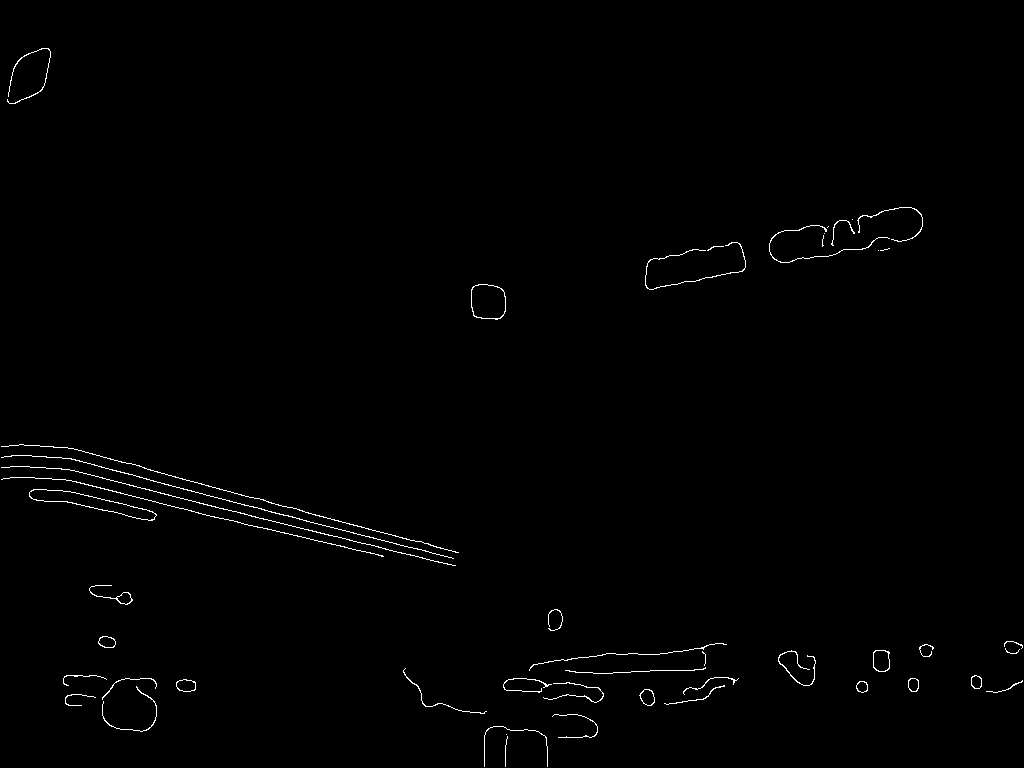
#> input picture data/test_edge.png, 1024 x 768 px
$ python spark.py
#> lines starting #> are read from the running program, lines starting #| are printed output that depends on the picture; after the words box and inside, x2 and y2 are one past the last pixel; in counts of white or black regions, pixels touching at a corner belong together
import numpy as np
import pdb
import math

from settings import sample_points, spark_params

from skimage.io import imread
from skimage.color import gray2rgb
from scipy.spatial.distance import cdist


def plot_feature_points(patch, points, patch_centre):
    patch2 = gray2rgb(patch)
    patch2[points[:, 0], points[:, 1], :] = (0, 255, 0)
    patch2[patch_centre[0], patch_centre[1], :] = (255, 0, 0)
    plt.figure()
    plt.subplot(1, 2, 1)
    plt.imshow(patch, cmap='gray')
    plt.subplot(1, 2, 2)
    plt.imshow(patch2)
    plt.show()


def gen_spark_descriptors(img, points, nbins_r, nbins_theta, window_size):
    if len(np.unique(img)) == 1:
        return []
    bins_r = np.linspace(0, window_size*np.sqrt(2)/2, nbins_r)
    bins_theta = np.linspace(-np.pi, np.pi, nbins_theta)
    descriptor = []

    for i, point in enumerate(points):
        pt_hist = np.zeros((len(bins_r), len(bins_theta)))

        xlow = max(0, point[0]-window_size//2)
        xhigh = min(img.shape[0], point[0]+window_size//2)
        ylow = max(0, point[1]-window_size//2)
        yhigh = min(img.shape[1], point[1]+window_size//2)
        img[point[0], point[1]] = 2
        patch = img[xlow: xhigh, ylow:yhigh]
        patch_centre = (patch == 2).nonzero()
        patch_centre = (patch_centre[0][0], patch_centre[1][0])
        img[point[0], point[1]] = 0
        if np.count_nonzero(patch == 255) == 0:
            continue
        sketch_points = (patch == 255).nonzero()
        sketch_points = np.array(sketch_points).transpose()

        # bin directions to get better results.
        if sketch_points.shape[0] > 1:
            theta_array = cdist(np.array([patch_centre]), sketch_points, lambda u, v: math.atan2((v[1] - u[1]), (v[0] - u[0])))
            direction_bins = np.arange(theta_array.min(), theta_array.max(), 0.05)
            direction_array = []

            if theta_array.min() == theta_array.max():
                direction_array = theta_array
            else:
                for each in theta_array[0]:
                    dbin = (each >= direction_bins).nonzero()[0][-1]
                    direction_array.append(direction_bins[dbin])

            # get first feature line points in every direction.
            direction_array = np.array(direction_array)
            unique_directions = np.unique(direction_array)

            # t_points = []
            for direction in unique_directions:
                pos = (direction_array == direction).nonzero()[0]
                dpoints = sketch_points[pos]
                darray = cdist(np.array([patch_centre]), dpoints)
                # t_points.append(sketch_points[pos[darray.argmin()]])
                bin_r = (bins_r <= darray[0, darray.argmin()]).nonzero()[0][-1]
                bin_theta = (bins_theta <= direction).nonzero()[0][-1]
                pt_hist[bin_r, bin_theta] += 1
            # t_points = np.array(points)
            # plot_feature_points(patch, points, patch_centre)
            descriptor.append(pt_hist.flatten())

        else:
            direction = cdist(np.array([patch_centre]), sketch_points,
                              lambda u, v: math.atan2((v[1] - u[1]), (v[0] - u[0])))[0][0]
            distance = cdist(np.array([patch_centre]), sketch_points)[0][0]
            bin_r = (bins_r <= distance).nonzero()[0][-1]
            bin_theta = (bins_theta <= direction).nonzero()[0][-1]
            pt_hist[bin_r, bin_theta] += 1
            descriptor.append(pt_hist.flatten())

    return np.array(descriptor)


if __name__ == "__main__":
    img = imread("data/test_edge.png", as_gray=True)
#> img: shape (768, 1024); 0.71% white in thin lines or dots

    points = (255-img).nonzero()
#> points = 780869 positions, rows 0 to 767, columns 0 to 1023
    rand_ind = np.random.randint(0, len(points[0]), size=(sample_points))
#> rand_ind = 500 values, max 779640 at index 439, min 1913 at index 175, mean 382837.7
    rpoints = [points[0][rand_ind], points[1][rand_ind]]
    rpoints = np.array(rpoints).transpose()
#> rpoints = 500 pairs, first value 1 to 766, second value 0 to 1022

    desc = gen_spark_descriptors(img, rpoints, **spark_params)
#> the loop in gen_spark_descriptors, `for i, point in enumerate(points):` made 500 passes
#> (point, xlow, xhigh, ylow, yhigh, patch_centre, sketch_points, unique_directions) on passes 5, 10, 17, 22, 60: ([352, 375], 252, 452, 275, 475, (100, 100), 37 positions, rows 34 to 64, columns 196 to 199, [1.92, 1.97, 2.02, 2.07, 2.12]), ([366, 820], 266, 466, 720, 920, (100, 100), 31 positions, rows 0 to 9, columns 0 to 25, [-2.5, -2.45, -2.4, -2.35]), ([662, 282], 562, 762, 182, 382, (100, 100), 38 positions, rows 117 to 129, columns 0 to 13, [-1.4, -1.35, -1.3]), ([325, 992], 225, 425, 892, 1024, (100, 100), 43 positions, rows 0 to 16, columns 0 to 30, [-2.53, -2.48, -2.43, -2.38, -2.33]), ([511, 619], 411, 611, 519, 719, (100, 100), 10 positions, rows 198 to 199, columns 32 to 40, [-0.602, -0.552])
#> (point, xlow, xhigh, ylow, yhigh, patch_centre, sketch_points) on passes 1, 4, 6, 7, 8, 11: ([299, 501], 199, 399, 401, 601, (100, 100), 133 positions, rows 85 to 120, columns 70 to 104), ([148, 936], 48, 248, 836, 1024, (100, 100), 219 positions, rows 159 to 199, columns 0 to 86), ([297, 972], 197, 397, 872, 1024, (100, 100), 146 positions, rows 10 to 53, columns 0 to 50), ([119, 896], 19, 219, 796, 996, (100, 100), 85 positions, rows 188 to 199, columns 62 to 126), ([599, 500], 499, 699, 400, 600, (100, 100), 624 positions, rows 38 to 199, columns 0 to 199), ([723, 771], 623, 768, 671, 871, (100, 100), 466 positions, rows 20 to 80, columns 0 to 196)
#> pass 1, in gen_spark_descriptors, `patch = img[xlow: xhigh, ylow:yhigh]`:
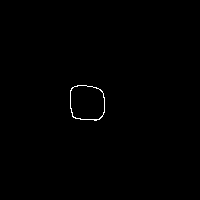
#> patch: shape (200, 200); min 0, max 255, mean 0.8
#> pass 2, in gen_spark_descriptors, `patch = img[xlow: xhigh, ylow:yhigh]`:
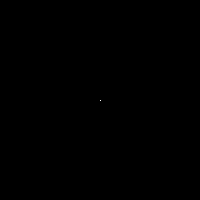
#> patch: shape (200, 200); values 0 (black) and 2 (white), 0% white in thin lines or dots, all inside (x1, y1, x2, y2) = (100, 100, 101, 101)
#> after the loop in gen_spark_descriptors, `for i, point in enumerate(points):`: descriptor = 325 items
#> in gen_spark_descriptors, `return np.array(descriptor)`:
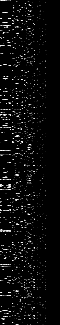
#> returned value: shape (325, 60) float64; min 0, max 12, mean 0.545; drawn with min black and max white
    pdb.set_trace()
